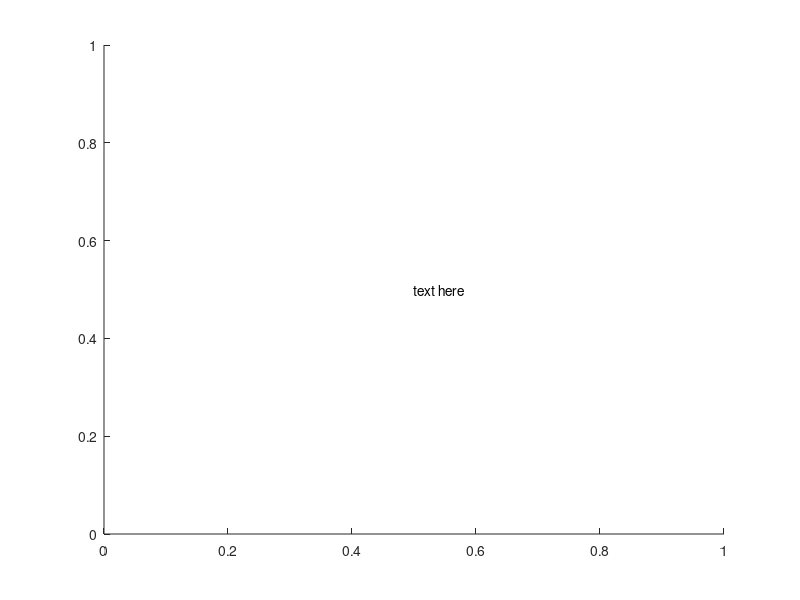

Write MATLAB code to recreate this figure. (Note: this script raises an error after producing the figure.)
%=============================================================================
% Copyright (c) 2016-present Allan CORNET (Nelson)
%=============================================================================
% This file is part of Nelson.
%=============================================================================
% LICENCE_BLOCK_BEGIN
% SPDX-License-Identifier: LGPL-3.0-or-later
% LICENCE_BLOCK_END
%=============================================================================
% <--WEIGHT 2-->
% <--ADV-CLI MODE-->
%=============================================================================
figure();
t = text(0.5, 0.5, 'text here');
s = t.FontSize;
t.FontSize = 12;
drawnow();
ax = gca();
asserts.isequal(s, 10);
asserts.isequal(t.FontSize, 12);
asserts.isequal(ax.XLim, [0 1]);
asserts.isequal(ax.YLim, [0 1]);
asserts.istrue(all(ax.XTick >= 0 & ax.XTick <= 1));
asserts.istrue(all(ax.YTick >= 0 & ax.YTick <= 1));
%=============================================================================
f = figure();
axis off;
t = text(0.5, 0.5, 'visible with hidden axes');
asserts.isequal(char(t.Visible), 'on');
t = text(0.5, 0.4, 'explicitly hidden', 'Visible', 'off');
asserts.isequal(char(t.Visible), 'off');
close(f);
close all;
%=============================================================================
